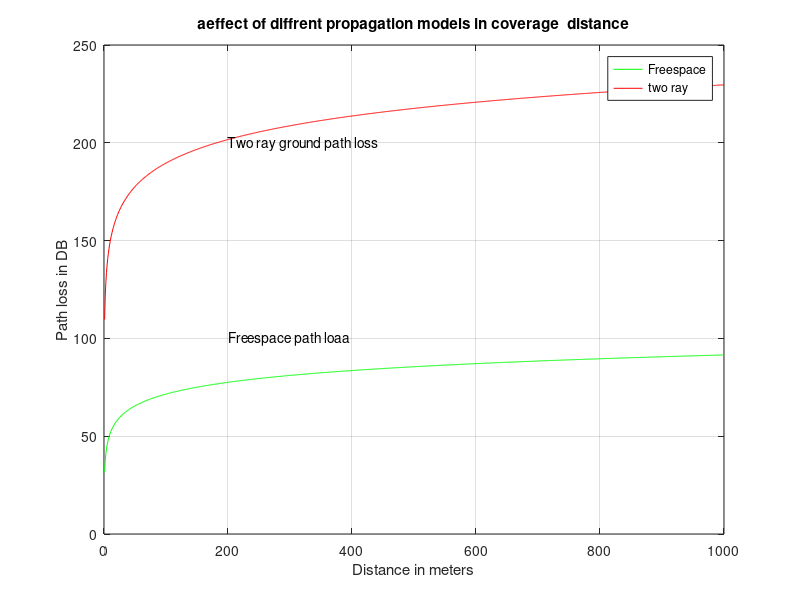

Here is the MATLAB script that generated this plot:
clc;
clc all;
close all;
f=900e6
t=40;  %transmitter antenna height
r=10;   %Reciever Antenn heaight
d=1:1:1000;     %distance in meters
F=(20*log10(d))+20*log10(f)-147.55;
T=(40*log10(d))+20*log10(f)+20*log10(t)+20*log(r)-147.55;
figure;
plot(d,F,'g','DisplayName','Freespace path loss')
hold on;
plot(d,T,'r','DisplayName','Two ray ground path loss');
xlabel('Distance in meters')
ylabel('Path loss in DB')
title('aeffect of diffrent propagation models in coverage  distance')
text(200,100,'Freespace path loaa');
text(200,200,'Two ray ground path loss')
legend("Freespace","two ray");
grid on;

